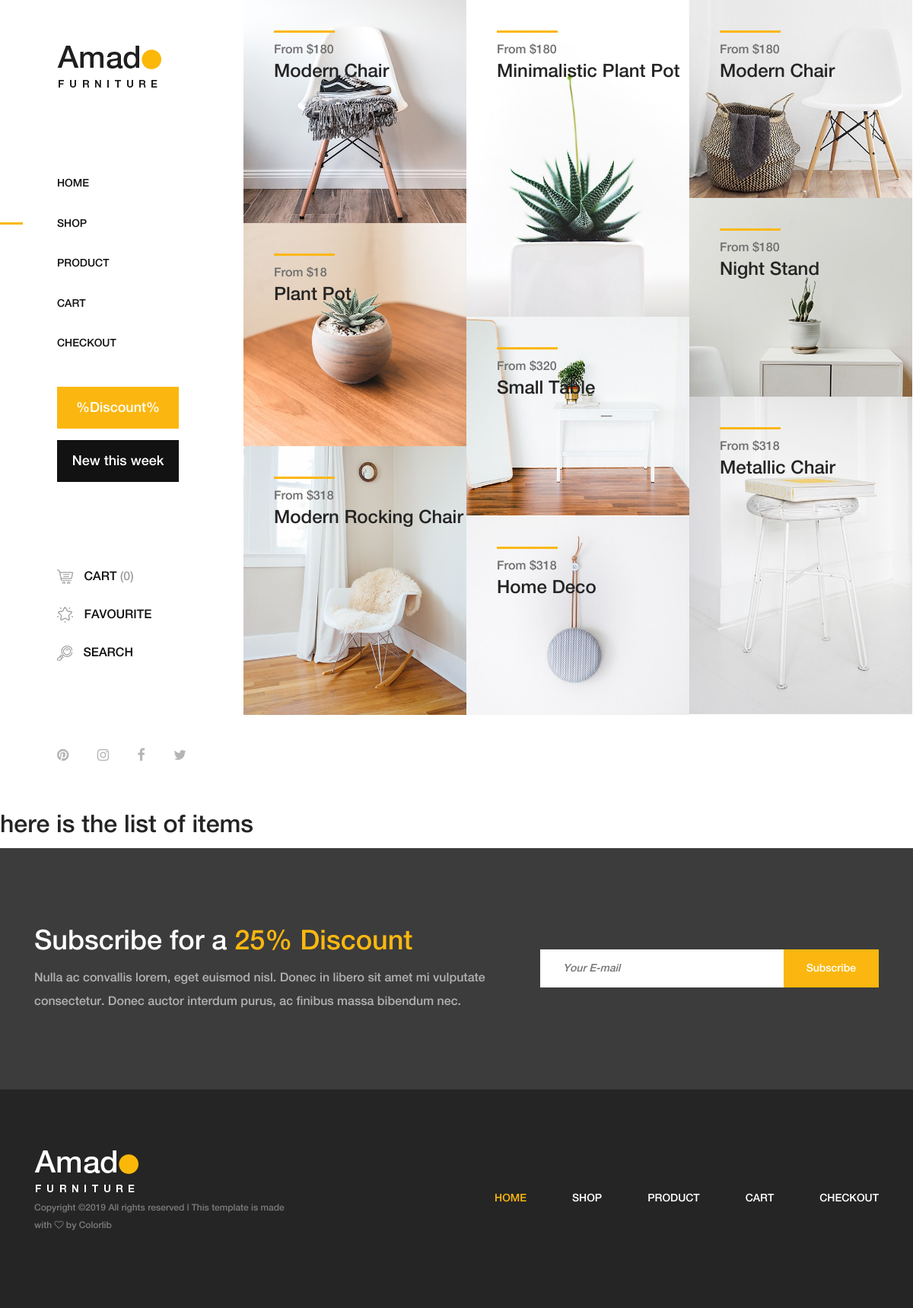
Before: / with the older database file.
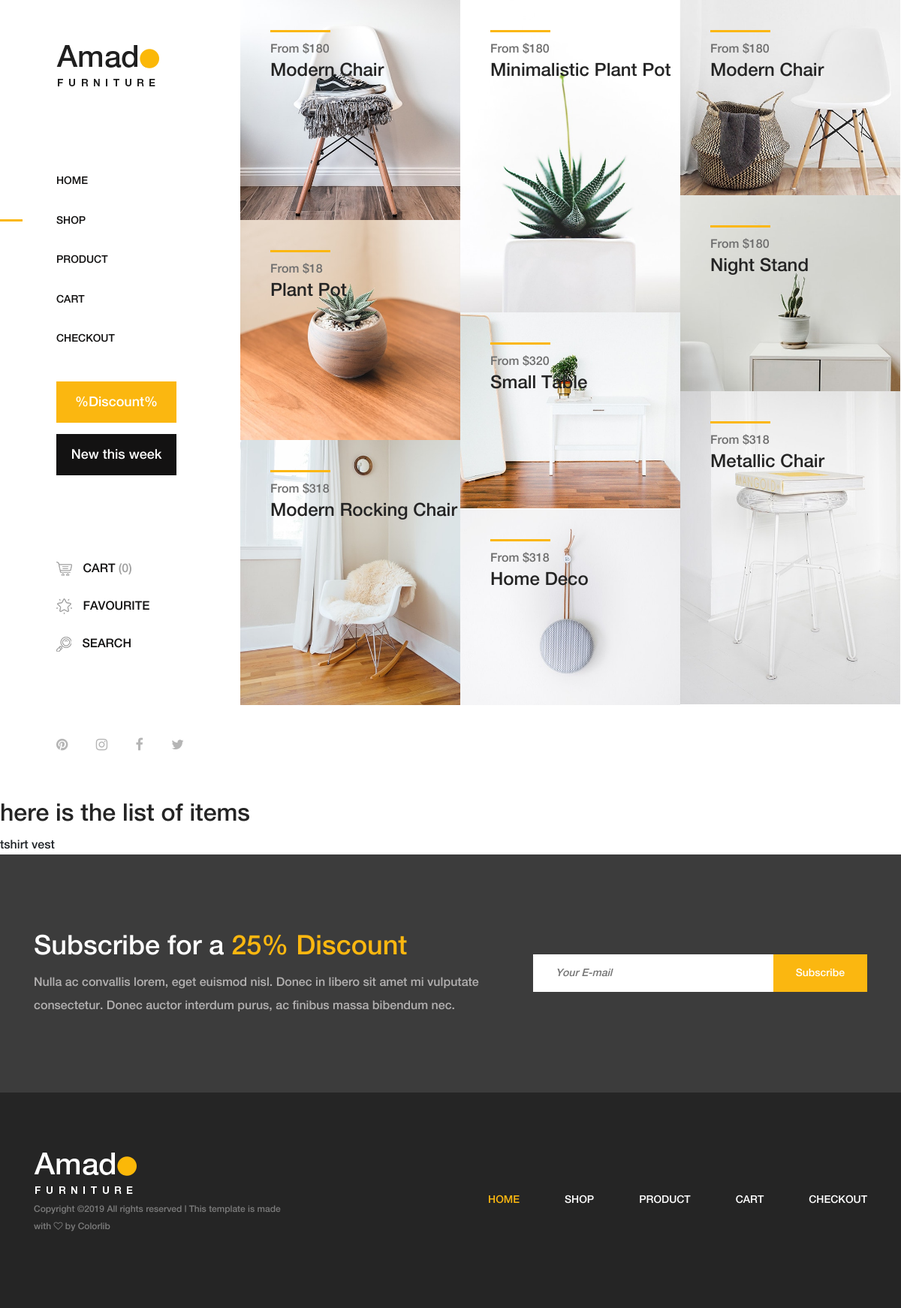
After: the same page with the newer database file.
### orders/models.py (models this page shows)
class Item(models.Model):
    title = models.CharField(max_length=100)
    price = models.FloatField()
    def __str__(self):
        return self.title

### orders/views.py (the view)
# urls.py: url(r'',views.item_list, name='item_list' ),
def item_list(request):
    context = {
        'items': models.Item.objects.all()
    }
    return render(request,'orders/item_list.html',context)

### orders/templates/orders/item_list.html
{% extends "layout.html" %}
{% load static from staticfiles %}
{% block content %}
<div class="products-catagories-area clearfix">
    <div class="amado-pro-catagory clearfix">
        <div class="single-products-catagory clearfix">
            <a href="shop.html">
                <img src="{% static 'img/bg-img/1.jpg' %}" alt="">
                <div class="hover-content">
                    <div class="line"></div>
                    <p>From $180</p>
                    <h4>Modern Chair</h4>
                </div>
            </a>
        </div>
        <div class="single-products-catagory clearfix">
            <a href="shop.html">
                <img src="{% static 'img/bg-img/2.jpg' %}" alt="">
                <div class="hover-content">
                    <div class="line"></div>
                    <p>From $180</p>
                    <h4>Minimalistic Plant Pot</h4>
                </div>
            </a>
        </div>
        <div class="single-products-catagory clearfix">
            <a href="shop.html">
                <img src="{% static 'img/bg-img/3.jpg' %}" alt="">
                <div class="hover-content">
                    <div class="line"></div>
                    <p>From $180</p>
                    <h4>Modern Chair</h4>
                </div>
            </a>
        </div>
        <div class="single-products-catagory clearfix">
            <a href="shop.html">
                <img src="{% static 'img/bg-img/4.jpg' %}" alt="">
                <div class="hover-content">
                    <div class="line"></div>
                    <p>From $180</p>
                    <h4>Night Stand</h4>
                </div>
            </a>
        </div>
        <div class="single-products-catagory clearfix">
            <a href="shop.html">
                <img src="{% static 'img/bg-img/5.jpg' %}" alt="">
                <div class="hover-content">
                    <div class="line"></div>
                    <p>From $18</p>
                    <h4>Plant Pot</h4>
                </div>
            </a>
        </div>
        <div class="single-products-catagory clearfix">
            <a href="shop.html">
                <img src="{% static 'img/bg-img/6.jpg' %}" alt="">
                <div class="hover-content">
                    <div class="line"></div>
                    <p>From $320</p>
                    <h4>Small Table</h4>
                </div>
            </a>
        </div>
        <div class="single-products-catagory clearfix">
            <a href="shop.html">
                <img src="{% static 'img/bg-img/7.jpg' %}" alt="">
                <div class="hover-content">
                    <div class="line"></div>
                    <p>From $318</p>
                    <h4>Metallic Chair</h4>
                </div>
            </a>
        </div>
        <div class="single-products-catagory clearfix">
            <a href="shop.html">
                <img src="{% static 'img/bg-img/8.jpg' %}" alt="">
                <div class="hover-content">
                    <div class="line"></div>
                    <p>From $318</p>
                    <h4>Modern Rocking Chair</h4>
                </div>
            </a>
        </div>
        <div class="single-products-catagory clearfix">
            <a href="shop.html">
                <img src="{% static 'img/bg-img/9.jpg' %}" alt="">
                <div class="hover-content">
                    <div class="line"></div>
                    <p>From $318</p>
                    <h4>Home Deco</h4>
                </div>
            </a>
        </div>
    </div>
</div>
</div>
<h2>here is the list of items</h2>
{% for item in items %}
{{item}}
{% endfor %}
{% endblock %}

### templates/layout.html (shortened to what this page needs)
{% load static from staticfiles %}
<!DOCTYPE html>
<html lang="en">
<head>
    <link rel="stylesheet" href="{% static 'css/core-style.css' %}">
    <link rel="stylesheet" href="{% static 'style.css' %}">
</head>
<body>
    <div class="main-content-wrapper d-flex clearfix">
        <header class="header-area clearfix">
            <div class="logo">
                <a href="index.html"><img src="{% static 'img/core-img/logo.png' %}" alt=""></a>
            </div>
            <nav class="amado-nav">
                <ul>
                    <li><a href="index.html">Home</a></li>
                    <li class="active"><a href="shop.html">Shop</a></li>
                    <li><a href="product-details.html">Product</a></li>
                    <li><a href="cart.html">Cart</a></li>
                    <li><a href="checkout.html">Checkout</a></li>
                </ul>
            </nav>
            <div class="amado-btn-group mt-30 mb-100">
                <a href="#" class="btn amado-btn mb-15">%Discount%</a>
                <a href="#" class="btn amado-btn active">New this week</a>
            </div>
            <div class="cart-fav-search mb-100">
                <a href="cart.html" class="cart-nav"><img src="{% static 'img/core-img/cart.png' %}" alt=""> Cart <span>(0)</span></a>
                <a href="#" class="fav-nav"><img src="{% static 'img/core-img/favorites.png' %}" alt=""> Favourite</a>
                <a href="#" class="search-nav"><img src="{% static 'img/core-img/search.png' %}" alt=""> Search</a>
            </div>
            <div class="social-info d-flex justify-content-between">
                <a href="#"><i class="fa fa-pinterest" aria-hidden="true"></i></a>
                <a href="#"><i class="fa fa-instagram" aria-hidden="true"></i></a>
                <a href="#"><i class="fa fa-facebook" aria-hidden="true"></i></a>
                <a href="#"><i class="fa fa-twitter" aria-hidden="true"></i></a>
            </div>
        </header>
        {% block content %}
        {% endblock %}
    <section class="newsletter-area section-padding-100-0">
        <div class="container">
            <div class="row align-items-center">
                <div class="col-12 col-lg-6 col-xl-7">
                    <div class="newsletter-text mb-100">
                        <h2>Subscribe for a <span>25% Discount</span></h2>
                        <p>Nulla ac convallis lorem, eget euismod nisl. Donec in libero sit amet mi vulputate consectetur. Donec auctor interdum purus, ac finibus massa bibendum nec.</p>
                    </div>
                </div>
                <div class="col-12 col-lg-6 col-xl-5">
                    <div class="newsletter-form mb-100">
                        <form action="#" method="post">
                            <input type="email" name="email" class="nl-email" placeholder="Your E-mail">
                            <input type="submit" value="Subscribe">
                        </form>
                    </div>
                </div>
            </div>
        </div>
    </section>
    <footer class="footer_area clearfix">
        <div class="container">
            <div class="row align-items-center">
                <div class="col-12 col-lg-4">
                    <div class="single_widget_area">
                        <div class="footer-logo mr-50">
                            <a href="index.html"><img src="{% static 'img/core-img/logo2.png' %}" alt=""></a>
                        </div>
                        <p class="copywrite">
Copyright &copy;<script>document.write(new Date().getFullYear());</script> All rights reserved | This template is made with <i class="fa fa-heart-o" aria-hidden="true"></i> by <a href="https://colorlib.com" target="_blank">Colorlib</a>
</p>
                    </div>
                </div>
                <div class="col-12 col-lg-8">
                    <div class="single_widget_area">
                        <div class="footer_menu">
                            <nav class="navbar navbar-expand-lg justify-content-end">
                                <div class="collapse navbar-collapse" id="footerNavContent">
                                    <ul class="navbar-nav ml-auto">
                                        <li class="nav-item active">
                                            <a class="nav-link" href="index.html">Home</a>
                                        </li>
                                        <li class="nav-item">
                                            <a class="nav-link" href="shop.html">Shop</a>
                                        </li>
                                        <li class="nav-item">
                                            <a class="nav-link" href="product-details.html">Product</a>
                                        </li>
                                        <li class="nav-item">
                                            <a class="nav-link" href="cart.html">Cart</a>
                                        </li>
                                        <li class="nav-item">
                                            <a class="nav-link" href="checkout.html">Checkout</a>
                                        </li>
                                    </ul>
                                </div>
                            </nav>
                        </div>
                    </div>
                </div>
            </div>
        </div>
    </footer>
</body>
</html>

Changed rows visible on the page:
added Item: title "tshirt"
added Item: title "vest"
